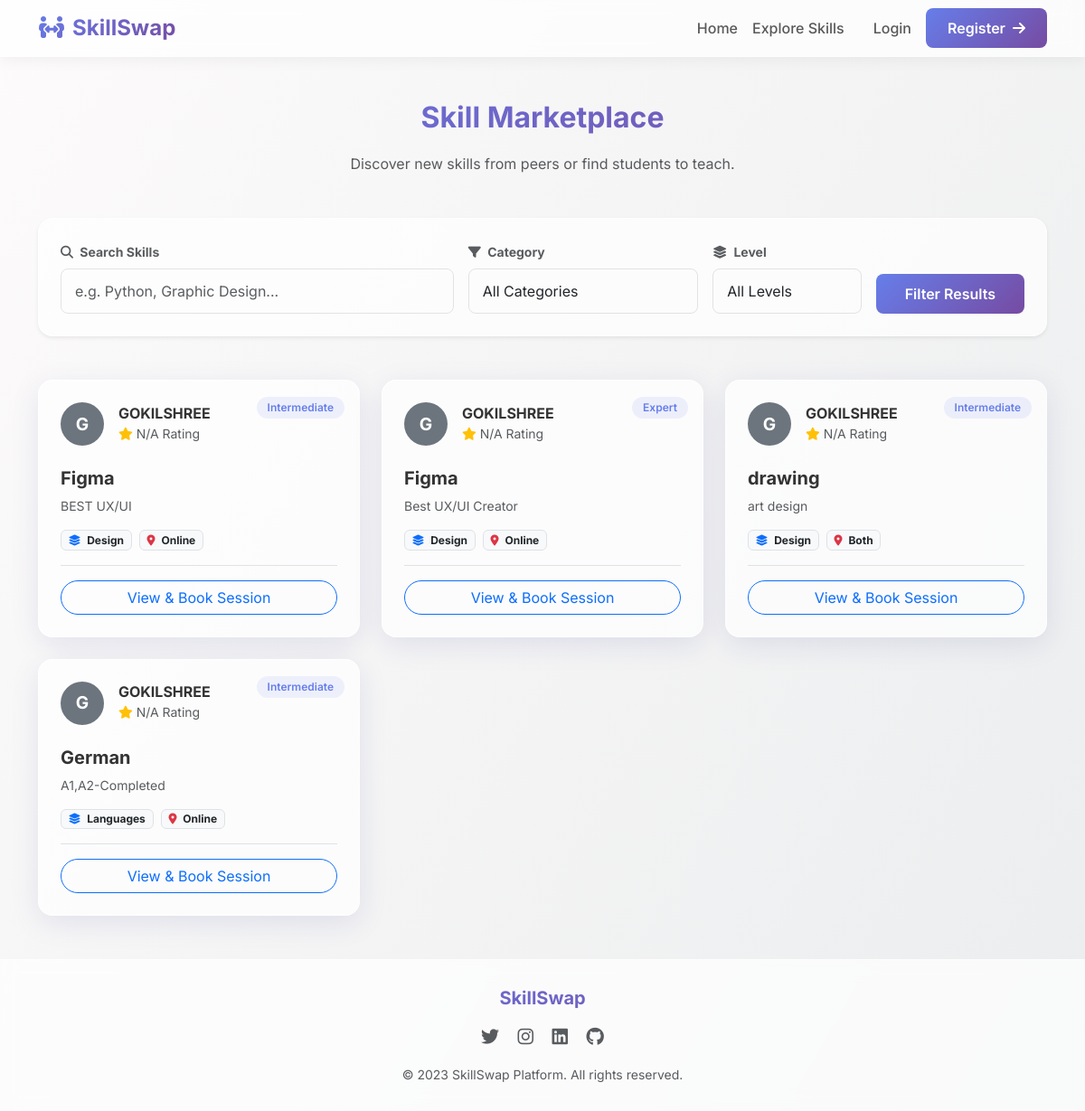
The app's page /marketplace/ with its own data.
### exchange/models.py (models this page shows, shortened)
class Skill(models.Model):
    CATEGORY_CHOICES = [
        ('Programming', 'Programming'),
        ('Design', 'Design'),
        ('Marketing', 'Marketing'),
        ('Public Speaking', 'Public Speaking'),
        ('Video Editing', 'Video Editing'),
        ('Music', 'Music'),
        ('Languages', 'Languages'),
        ('Other', 'Other'),
    ]
    LEVEL_CHOICES = [
        ('Beginner', 'Beginner'),
        ('Intermediate', 'Intermediate'),
        ('Expert', 'Expert'),
    ]
    MODE_CHOICES = [
        ('Online', 'Online'),
        ('Offline', 'Offline'),
        ('Both', 'Both'),
    ]
    skill_name = models.CharField(max_length=100)
    category = models.CharField(max_length=50, choices=CATEGORY_CHOICES)
    level = models.CharField(max_length=20, choices=LEVEL_CHOICES)
    description = models.TextField()
    teacher = models.ForeignKey(User, on_delete=models.CASCADE, related_name='skills_taught')
    availability = models.CharField(max_length=255, help_text="E.g., Weekends 10 AM - 12 PM")
    mode = models.CharField(max_length=20, choices=MODE_CHOICES, default='Online')
    created_at = models.DateTimeField(auto_now_add=True)

### exchange/views.py (the view)
# urls.py: path('marketplace/', views.marketplace_view, name='marketplace'),
def marketplace_view(request):
    skills = Skill.objects.all().order_by('-created_at')
    query = request.GET.get('q')
    category = request.GET.get('category')
    level = request.GET.get('level')
    if query:
        skills = skills.filter(
            Q(skill_name__icontains=query) |
            Q(description__icontains=query) |
            Q(teacher__username__icontains=query)
        )
    if category:
        skills = skills.filter(category=category)
    if level:
        skills = skills.filter(level=level)
    categories = [cat[0] for cat in Skill.CATEGORY_CHOICES]
    levels = [lvl[0] for lvl in Skill.LEVEL_CHOICES]
    context = {
        'skills': skills,
        'categories': categories,
        'levels': levels,
        'current_category': category,
        'current_level': level,
        'query': query,
    }
    return render(request, 'marketplace.html', context)

### templates/marketplace.html (shortened to what this page needs)
{% extends 'base.html' %}
{% block content %}
<div class="container py-5 animate-fade-in">
    <div class="text-center mb-5">
        <h2 class="fw-bold hero-title fs-2" style="background: var(--primary-gradient); -webkit-background-clip: text; -webkit-text-fill-color: transparent;">Skill Marketplace</h2>
        <p class="text-muted">Discover new skills from peers or find students to teach.</p>
    </div>
    <div class="glass-card p-4 mb-5 shadow-sm">
        <form method="get" action="{% url 'marketplace' %}" class="row g-3 align-items-end">
            <div class="col-md-5">
                <label for="search" class="form-label fw-bold text-muted small"><i class="fa-solid fa-magnifying-glass me-1"></i> Search Skills</label>
                <div class="input-group">
                    <input type="text" name="q" id="search" class="form-control bg-transparent" placeholder="e.g. Python, Graphic Design..." value="{{ query|default:'' }}">
                </div>
            </div>
            <div class="col-md-3">
                <label for="category" class="form-label fw-bold text-muted small"><i class="fa-solid fa-filter me-1"></i> Category</label>
                <select name="category" id="category" class="form-select bg-transparent">
                    <option value="">All Categories</option>
                </select>
            </div>
            <div class="col-md-2">
                <label for="level" class="form-label fw-bold text-muted small"><i class="fa-solid fa-layer-group me-1"></i> Level</label>
                <select name="level" id="level" class="form-select bg-transparent">
                    <option value="">All Levels</option>
                </select>
            </div>
            <div class="col-md-2 d-grid">
                <button type="submit" class="btn btn-primary-custom">Filter Results</button>
            </div>
        </form>
    </div>
    <div class="row row-cols-1 row-cols-md-2 row-cols-lg-3 g-4 delay-1 animate-fade-in">
        {% for skill in skills %}
        <div class="col">
            <div class="glass-card h-100 d-flex flex-column p-4 hover-elevate position-relative overflow-hidden">
                <div class="position-absolute top-0 end-0 p-3">
                    <span class="badge badge-custom">{{ skill.level }}</span>
                </div>
                <div class="d-flex align-items-center mb-3">
                    <div class="rounded-circle bg-secondary d-flex justify-content-center align-items-center text-white text-uppercase" style="width: 48px; height: 48px; font-weight: bold; font-size: 1.2rem;">
                        {{ skill.teacher.username|make_list|first }}
                    </div>
                    <div class="ms-3">
                        <h6 class="mb-0 fw-bold">{{ skill.teacher.username }}</h6>
                        <small class="text-muted"><i class="fa-solid fa-star text-warning"></i> N/A Rating</small>
                    </div>
                </div>
                <h5 class="fw-bold mt-2 text-wrap">{{ skill.skill_name }}</h5>
                <p class="text-muted small flex-grow-1">{{ skill.description|truncatewords:20 }}</p>
                <div class="mb-3 d-flex gap-2">
                    <span class="badge bg-light text-dark border"><i class="fa-solid fa-layer-group text-primary me-1"></i> {{ skill.category }}</span>
                    <span class="badge bg-light text-dark border"><i class="fa-solid fa-location-dot text-danger me-1"></i> {{ skill.mode }}</span>
                </div>
                <div class="mt-auto pt-3 border-top d-grid">
                    {% if user.is_authenticated and skill.teacher == user %}
                        <a href="{% url 'edit_skill' skill.id %}" class="btn btn-outline-secondary rounded-pill hover-elevate"><i class="fa-solid fa-pen"></i> Edit Your Skill</a>
                    {% else %}
                        <a href="{% url 'book_session' skill.id %}" class="btn btn-outline-primary rounded-pill hover-elevate">View & Book Session</a>
                    {% endif %}
                </div>
            </div>
        </div>
        {% endfor %}
    </div>
</div>
{% endblock %}

### static/style.css (style rules this page uses)
:root { --primary-gradient: linear-gradient(135deg, #667eea 0%, #764ba2 100%); --bg-gradient: linear-gradient(120deg, #fdfbfb 0%, #ebedee 100%); --accent: #2ecc71; --accent-hover: #27ae60; --text-main: #333333; --text-muted: #6c757d; --glass-bg: rgba(255, 255, 255, 0.7); --glass-border: rgba(255, 255, 255, 0.5); --glass-shadow: 0 8px 32px 0 rgba(31, 38, 135, 0.1); }
body { font-family: 'Inter', sans-serif; background: var(--bg-gradient); color: var(--text-main); min-height: 100vh; display: flex; flex-direction: column; }
.glass-card { background: var(--glass-bg); backdrop-filter: blur(12px); -webkit-backdrop-filter: blur(12px); border: 1px solid var(--glass-border); border-radius: 16px; box-shadow: var(--glass-shadow); transition: transform 0.3s ease, box-shadow 0.3s ease; }
.btn-primary-custom { background: var(--primary-gradient); border: none; color: white; font-weight: 600; border-radius: 8px; padding: 10px 24px; transition: all 0.3s ease; }
.hero-title { font-size: 4rem; font-weight: 800; background: var(--primary-gradient); -webkit-background-clip: text; -webkit-text-fill-color: transparent; margin-bottom: 20px; }
.form-control, .form-select { border-radius: 8px; border: 1px solid rgba(0,0,0,0.1); padding: 12px 15px; background: rgba(255,255,255,0.9); transition: all 0.3s; }
.badge-custom { background: rgba(102, 126, 234, 0.1); color: #667eea; font-weight: 600; padding: 6px 12px; border-radius: 20px; }
.animate-fade-in { animation: fadeIn 0.6s ease-out forwards; }
.delay-1 { animation-delay: 0.1s; }

### records on screen
Skill: level "Intermediate", teacher.username|make_list "G", teacher.username "GOKILSHREE", skill_name "Figma", description "BEST UX/UI", category "Design", mode "Online"
Skill: level "Expert", teacher.username|make_list "G", teacher.username "GOKILSHREE", skill_name "Figma", description "Best UX/UI Creator", category "Design", mode "Online"
Skill: level "Intermediate", teacher.username|make_list "G", teacher.username "GOKILSHREE", skill_name "drawing", description "art design", category "Design", mode "Both"
Skill: level "Intermediate", teacher.username|make_list "G", teacher.username "GOKILSHREE", skill_name "German", description "A1,A2-Completed", category "Languages", mode "Online"
